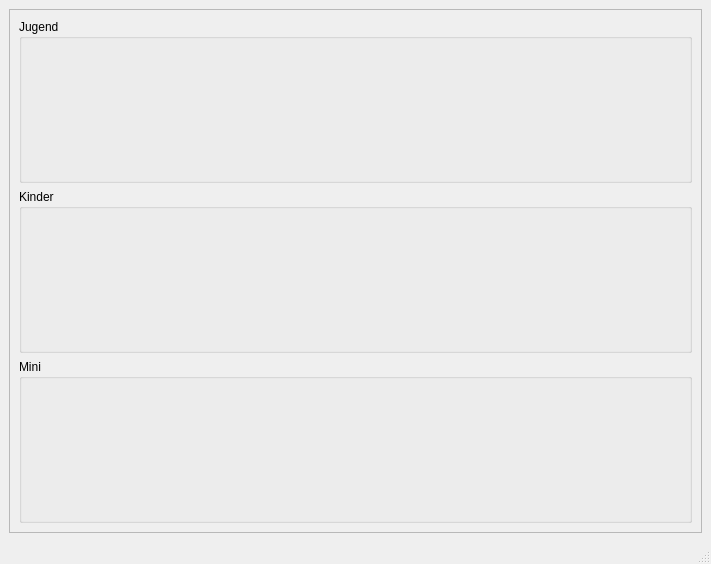
<?xml version="1.0" encoding="UTF-8"?>
<ui version="4.0">
 <class>MainWindow</class>
 <widget class="QMainWindow" name="MainWindow">
  <property name="geometry">
   <rect>
    <x>0</x>
    <y>0</y>
    <width>711</width>
    <height>564</height>
   </rect>
  </property>
  <property name="windowTitle">
   <string>MainWindow</string>
  </property>
  <widget class="QWidget" name="centralwidget">
   <layout class="QVBoxLayout" name="verticalLayout_2">
    <item>
     <widget class="QScrollArea" name="scrollArea">
      <property name="sizeAdjustPolicy">
       <enum>QAbstractScrollArea::AdjustToContents</enum>
      </property>
      <property name="widgetResizable">
       <bool>true</bool>
      </property>
      <widget class="QWidget" name="scrollAreaWidgetContents">
       <property name="geometry">
        <rect>
         <x>0</x>
         <y>0</y>
         <width>691</width>
         <height>500</height>
        </rect>
       </property>
       <layout class="QVBoxLayout" name="verticalLayout">
        <item>
         <widget class="GroupBoxGroup" name="groupBox">
          <property name="title">
           <string>Jugend</string>
          </property>
         </widget>
        </item>
        <item>
         <widget class="GroupBoxGroup" name="groupBox_2">
          <property name="title">
           <string>Kinder</string>
          </property>
         </widget>
        </item>
        <item>
         <widget class="GroupBoxGroup" name="groupBox_3">
          <property name="title">
           <string>Mini</string>
          </property>
         </widget>
        </item>
       </layout>
      </widget>
     </widget>
    </item>
   </layout>
  </widget>
  <widget class="QMenuBar" name="menubar">
   <property name="geometry">
    <rect>
     <x>0</x>
     <y>0</y>
     <width>711</width>
     <height>22</height>
    </rect>
   </property>
  </widget>
  <widget class="QStatusBar" name="statusbar"/>
 </widget>
 <customwidgets>
  <customwidget>
   <class>GroupBoxGroup</class>
   <extends>QGroupBox</extends>
   <header>gui.group_box_group</header>
   <container>1</container>
  </customwidget>
 </customwidgets>
 <resources/>
 <connections/>
</ui>
